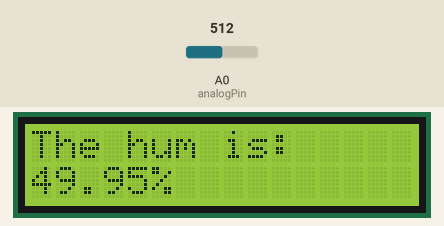
Simulated run of this sketch. Board: Arduino Uno, built with avr-gcc and run on an emulated ATmega328P. Shown: 16×2 character LCD. Inputs (shaded band) come from the test bench; at power-on: A0 (analogPin) = 512. What the sketch prints to the serial monitor is not drawn.

Above: at 1.2 s.
1.3 s: A0 (analogPin) set to 907
At 2.2 s:
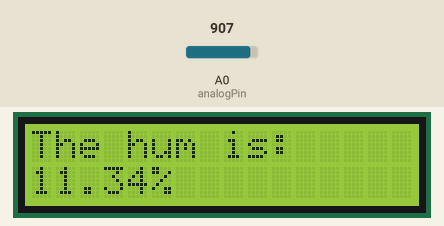
2.8 s: A0 (analogPin) set to 939
At 3.4 s:
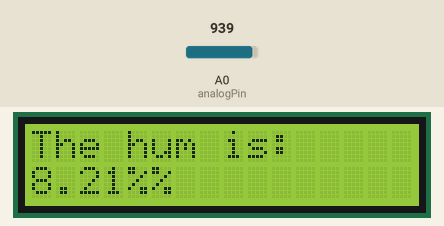
4.4 s: A0 (analogPin) set to 900
At 5.6 s:
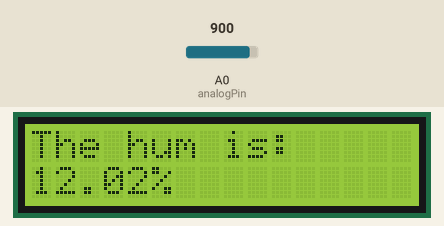
Timing chart, 0 to 7.4 s (numbered marks = the images above; inputs shaded):
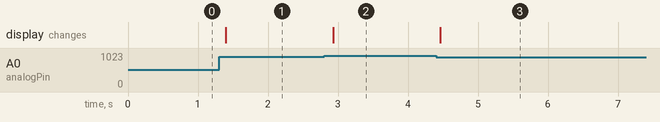

The sketch:

SoilMostureSensor.ino
```cpp
// (licence header left out)
#include <Wire.h>
#include "LiquidCrystal_I2C.h"
float i=0;
float j=0;
int analogPin = A0;
LiquidCrystal_I2C lcd(0x27, 16, 2); // 0x27 is the I2C bus address for an unmodified backpack
void setup()
{
  lcd.init();
  lcd.backlight();
  pinMode(analogPin, INPUT);
  Serial.begin(9600);
}

void loop() {
    float data=analogRead(analogPin);
    Serial.println(data);
    i=data/1023;
    j=(1-i)*100;
    lcd.setCursor(0, 0);
    lcd.print("The hum is: ");
    lcd.setCursor(0, 1);
    lcd.print((float)j, 2);
    lcd.print("%");
    delay(200);
}
```

Measured:
- the behaviour switches between 920 and 921 on A0 (analogPin) (found by bisection; images 1 and 2)
- after the input at 1.3 s, the display: changes after 0.10 s (image 1)
- after the input at 2.8 s, the display: changes after 0.13 s (image 2)
- after the input at 4.4 s, the display: changes after 0.06 s (image 3)
